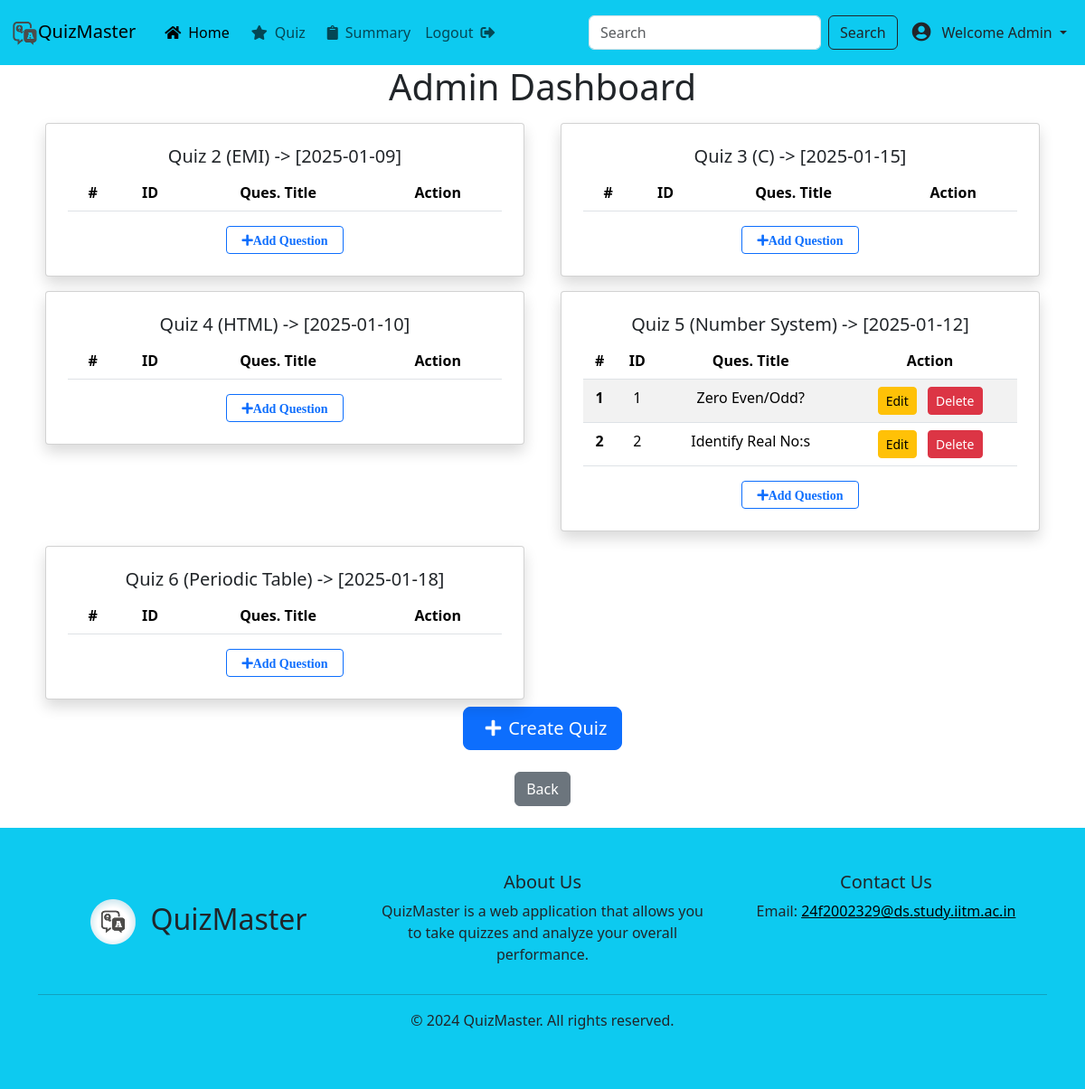
The app's page /admin/quiz (signed in), older data.
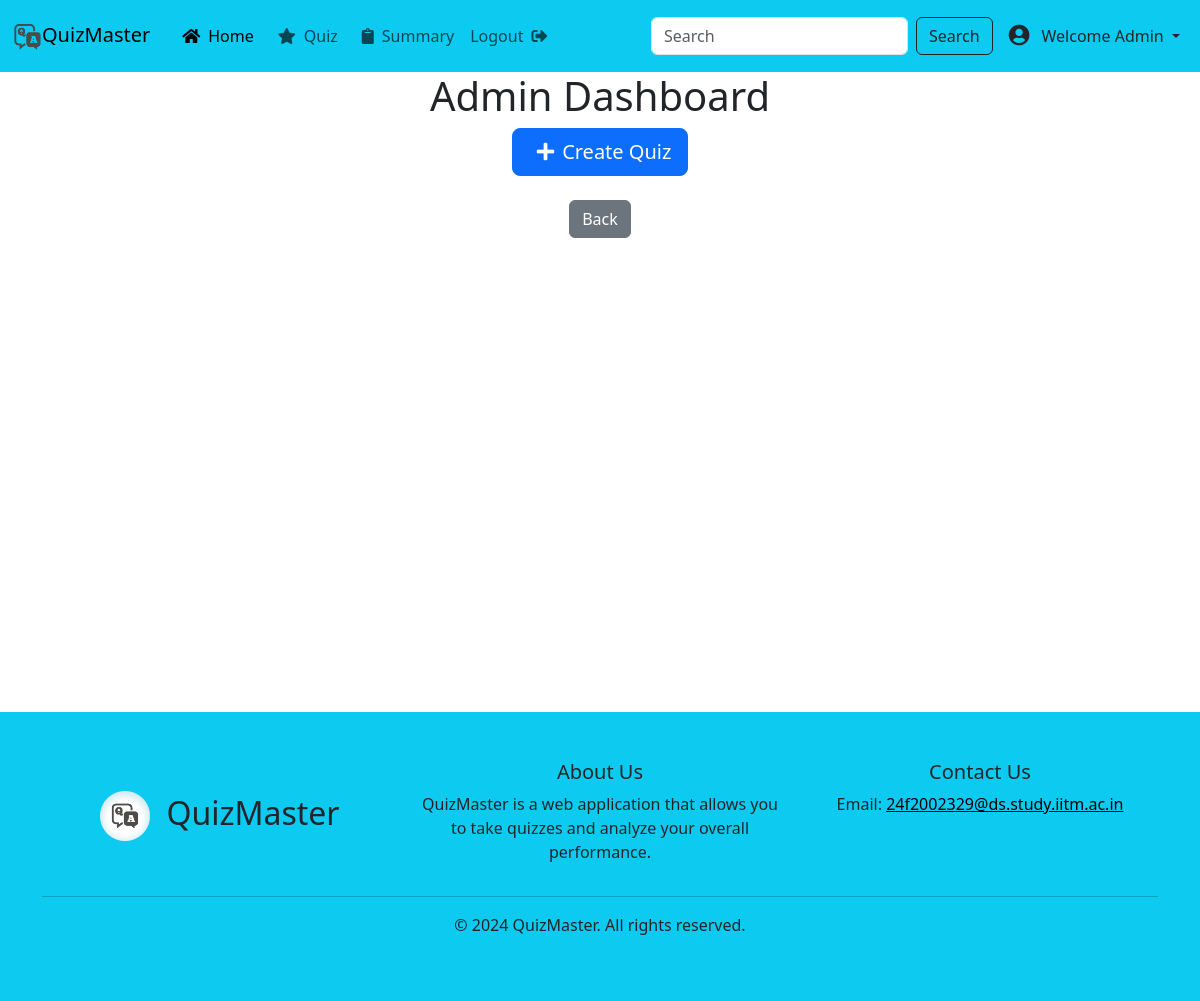
The same page, newer data.
### app/models/models.py (models this page shows)
class Quiz(db.Model):
    id = db.Column(db.Integer, primary_key=True)
    quiz_date = db.Column(db.DateTime, nullable=True)
    duration = db.Column(db.Integer, nullable=False)
    status = db.Column(db.String(20), default='pending')
    chapter_id = db.Column(db.Integer, db.ForeignKey('chapter.id'), nullable=False)
    questions = db.relationship('Question', backref='quiz', lazy=True)

class Chapter(db.Model):
    id = db.Column(db.Integer, primary_key=True)
    name = db.Column(db.String(100), nullable=False)
    subject_id = db.Column(db.Integer, db.ForeignKey('subject.id'), nullable=False)
    quizzes = db.relationship('Quiz', backref='chapter', lazy=True)

class Question(db.Model):
    id = db.Column(db.Integer, primary_key=True)
    title = db.Column(db.String(200), nullable=False)
    text = db.Column(db.String(500), nullable=False)
    type = db.Column(db.String(20), nullable=False)
    quiz_id = db.Column(db.Integer, db.ForeignKey('quiz.id'), nullable=False)
    option1 = db.Column(db.String(200), nullable=False)
    option2 = db.Column(db.String(200), nullable=False)
    option3 = db.Column(db.String(200), nullable=False)
    option4 = db.Column(db.String(200), nullable=False)
    correct_options = db.Column(db.String(200), nullable=False)
    marks = db.Column(db.Integer, nullable=False)
    negative_marks = db.Column(db.Integer, nullable=False)

### app/routes/admin.py (the view)
@admin_blueprint.route('/quiz')
def quiz():
    if session.get('role') != 'admin':
        return "Unauthorized", 403
    quizzes = Quiz.query.all()
    subject = Subject.query.all()
    chapters = Chapter.query.all()
    chapter_dict = {chapter.id: chapter.name for chapter in chapters}
    return render_template('admin/quiz.html' , quizzes=quizzes, subject=subject, chapter_dict=chapter_dict)

### app/templates/admin/quiz.html
{% extends "base.html" %}
{% block content %}
<section class="vh-90 content">
    <div class="container text-center">
        <div class="row">
            <h1>Admin Dashboard</h1>
            {% for quiz in quizzes %}
            <div class="col-md-6">
                <div class="card mx-2 my-2 px-2 py-2 shadow ">
                    <div class="card-body">
                        <h5 class="card-title">Quiz {{ quiz.id }} ({{ chapter_dict[quiz.chapter_id] }}) -> [{{ quiz.quiz_date.strftime('%Y-%m-%d')}}]</h5>
                        <table class="table table-striped">
                            <thead>
                                <tr>
                                    <th scope="col">#</th>
                                    <th scope="col">ID</th>
                                    <th scope="col">Ques. Title</th>
                                    <th scope="col">Action</th>
                                </tr>
                            </thead>
                            <tbody>
                                {% for question in quiz.questions %}
                                <tr>
                                    <th scope="row">{{ loop.index }}</th>
                                    <td>{{ question.id }}</td>
                                    <td>{{ question.title }}</td>
                                    <td>
                                        <a class="btn btn-warning btn-sm mx-1" href="{{ url_for('admin.edit_question', question_id=question.id) }}">Edit</a>
                                        <a class="btn btn-danger btn-sm mx-1" href="{{ url_for('admin.delete_question', question_id=question.id) }}">Delete</a>
                                    </td>
                                </tr>
                                {% endfor %}
                            </tbody>
                        </table>
                        <a href="{{ url_for('admin.add_question', quiz_id=quiz.id) }}" class="btn btn-outline-primary btn-sm"><i class="fas fa-plus px-2">Add Question</i></a>
                    </div>
                </div>
            </div>
            {% endfor %}
        </div>
    </div>
    <div class="container text-center">
            <a href="{{url_for('admin.create_quiz')}}" class="btn btn-primary create-quiz-btn btn-lg mb-2"><i class="fas fa-plus px-2"></i>Create Quiz</a>
    </div>
    <div class="text-center">
        <button onclick="history.back()" class="btn btn-secondary mt-3 mb-4">Back</button>
    </div>
</section>
{% endblock %}

Row changes from the older to the newer data that the page shows:
removed Quiz: id "2", quiz_date "2025-01-09"
removed Chapter: name "EMI"
removed Quiz: id "3", chapter_dict "C", quiz_date "2025-01-15"
removed Quiz: id "4", quiz_date "2025-01-10"
removed Chapter: name "HTML"
removed Quiz: id "5", quiz_date "2025-01-12"
removed Chapter: name "Number System"
removed Question: id "1", title "Zero Even/Odd?"
removed Question: id "2", title "Identify Real No:s"
removed Quiz: id "6", quiz_date "2025-01-18"
removed Chapter: name "Periodic Table"
